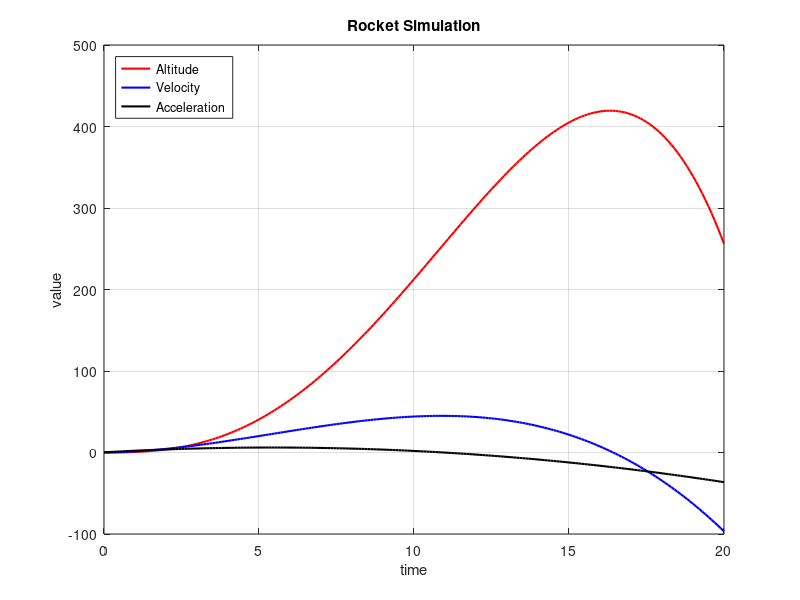

MATLAB code for this plot:
% 1D Simple Rocket Simulation
% @fkvd
% 24.12.2020

% Inital Conditions for PVA
x0 = 0; 
v0 = 0;    
a0 = 0;     
M  = 1;
G = -9.81;

delta = 0.1;
t = 0:delta:20;
F = linspace(12,4,length(t));

PVA = zeros(length(t),3);

% Calculating PVA
for m=1:length(t)
    a0 = a0 + delta*((F(m)/M) +G);
    v0 = v0 + a0*delta;
    x0 = x0 + v0*delta + (a0*delta^2)/2;
    PVA(m,1) = x0;
    PVA(m,2) = v0;
    PVA(m,3) = a0;
end

% Plotting PVA
plot(t,PVA(:,1),'r','linewidth',1.5); hold on;
plot(t,PVA(:,2),'b','linewidth',1.5);
plot(t,PVA(:,3),'k','linewidth',1.5);
title('Rocket Simulation');
xlabel('time');
ylabel('value');
legend('Altitude','Velocity','Acceleration','Location','NorthWest');
grid on;

